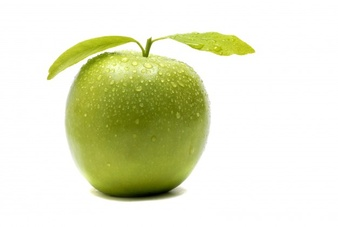
#> input picture apple/1.png, 338 x 227 px
$ python -i toolbox.py   (imports and definitions only)   (Python 2 division)   (older library calls are emulated)
#> lines starting #> are read from the running program, lines starting #| are printed output that depends on the picture; after the words box and inside, x2 and y2 are one past the last pixel; in counts of white or black regions, pixels touching at a corner belong together
#> further down, picture is the input picture: shape (227, 338, 3); mean B, G, R 201.2, 230, 227.1
# -*- coding: utf-8 -*-
import cv2
import numpy as np

def segment_fruit(image):

    # Limiarize cada um dos canais de forma independente
    ret, imR = cv2.threshold(image[:,:,0],0,255, cv2.THRESH_BINARY_INV+cv2.THRESH_OTSU)
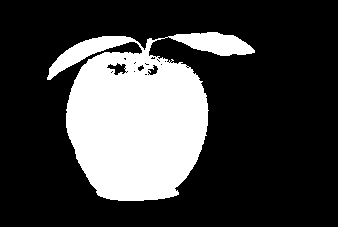
#> imR: shape (227, 338); 25.6% white; 1 white region, box (x1, y1, x2, y2) and area: (47, 32, 255, 201) 19623
#> ret = 152
    ret, imG = cv2.threshold(image[:,:,1],0,255, cv2.THRESH_BINARY_INV+cv2.THRESH_OTSU)
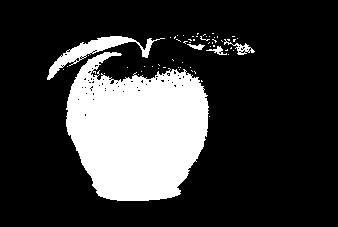
#> imG: shape (227, 338); 21.9% white; 60 white regions (55 under 20 px), largest, box (x1, y1, x2, y2) and area: (66, 52, 209, 201) 15307, (47, 36, 165, 80) 1126, (224, 39, 255, 55) 138, (206, 46, 227, 55) 68, (187, 44, 205, 50) 57
#> ret = 201
    ret, imB = cv2.threshold(image[:,:,2],0,255, cv2.THRESH_BINARY_INV+cv2.THRESH_OTSU)
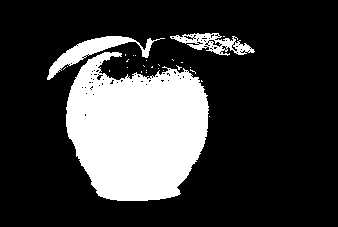
#> imB: shape (227, 338); 23.1% white; 28 white regions (25 under 20 px), largest, box (x1, y1, x2, y2) and area: (66, 52, 209, 201) 15604, (47, 36, 165, 80) 1234, (170, 33, 255, 56) 825
#> ret = 197

    # Combine as segmentações utilizando o operador OR
    segmentation = imR | imG | imB
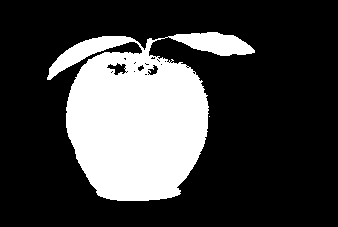
#> segmentation: shape (227, 338); 25.7% white; 2 white regions (1 under 20 px), largest, box (x1, y1, x2, y2) and area: (47, 32, 255, 201) 19713

    # Preencha as regiões que não foram corretamente detectadas
    im_floodfill = segmentation.copy()
    h, w = segmentation.shape[:2]
#> h = 227; w = 338
    maskT = np.zeros((h+2, w+2), np.uint8)
    cv2.floodFill(im_floodfill, maskT, (0,0), 255);
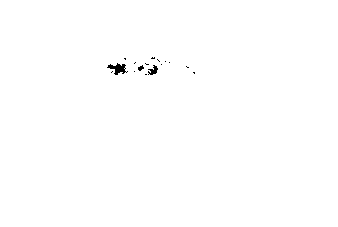
#> im_floodfill: shape (227, 338); 99.7% white; 16 black regions (13 under 20 px), largest, box (x1, y1, x2, y2) and area: (107, 63, 128, 75) 121, (148, 65, 158, 75) 55, (138, 65, 144, 71) 22
    segmentation_filled = segmentation | ~im_floodfill
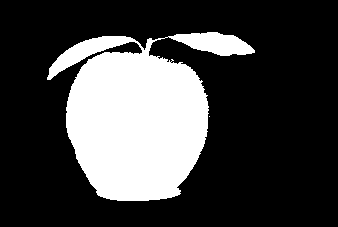
#> segmentation_filled: shape (227, 338); 26% white; 2 white regions (1 under 20 px)

    # Desenhe apenas o maior objeto presente na imagem
    im2, contours, hierarchy = cv2.findContours(segmentation_filled.copy(),cv2.RETR_TREE,cv2.CHAIN_APPROX_SIMPLE)
#> contours = 2 contours, 1 with area under 20; largest, box (x1, y1, x2, y2) and area: (47, 32, 255, 201) 19482
    contours = sorted(contours, key = cv2.contourArea, reverse = True)[:10]

    final_segmentation = np.zeros((h, w), np.uint8)
    cv2.drawContours(final_segmentation, [contours[0]], 0, 1, cv2.FILLED)
#> final_segmentation: shape (227, 338); values 0 (black) and 1 (white), 26% white; 1 white region, box (x1, y1, x2, y2) and area: (47, 32, 255, 201) 19943

    # Retorne a imagem segmentada
    return final_segmentation > 0.5, contours[0]

def get_dominant_color(image, segmentation):

    mask = np.zeros(image.shape[:2], np.uint8) + segmentation
    mean_color = np.uint8(cv2.mean(image, mask=mask))[:3]

    return mean_color

def get_fruit_struct(image, contour):

    x,y,w,h = cv2.boundingRect(contour)
    aspect_ratio = float(w)/h

    return aspect_ratio


# [3 lines not run here, left out]

>>> import cv2
>>> picture = cv2.imread('apple/1.png')
>>> result = segment_fruit(picture)

$ run again, on apple/2.png
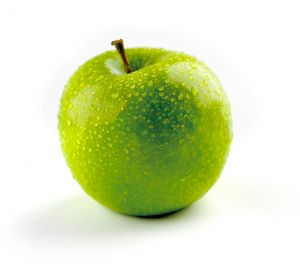
#> input picture apple/2.png, 300 x 273 px
#> picture is the input picture: shape (273, 300, 3); mean B, G, R 184.1, 226.3, 216.1
#> in segment_fruit, `ret, imR = cv2.threshold(image[:,:,0],0,255, cv2.THRESH_BINARY_INV+cv2..`:
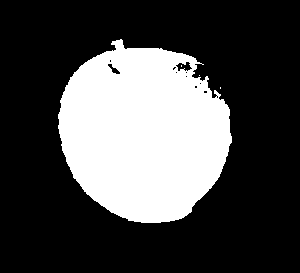
#> imR: shape (273, 300); 28.8% white; 4 white regions (3 under 20 px), largest, box (x1, y1, x2, y2) and area: (58, 39, 232, 223) 23601
#> in segment_fruit, `ret, imR = cv2.threshold(image[:,:,0],0,255, cv2.THRESH_BINARY_INV+cv2..`: ret = 137
#> imG: shape (273, 300); 23.4% white; 41 white regions (38 under 20 px), largest, box (x1, y1, x2, y2) and area: (80, 39, 229, 226) 19067, (163, 61, 176, 65) 25, (77, 77, 81, 86) 21
#> in segment_fruit, `ret, imG = cv2.threshold(image[:,:,1],0,255, cv2.THRESH_BINARY_INV+cv2..`: ret = 200
#> imB: shape (273, 300); 23.9% white; 28 white regions (27 under 20 px), largest, box (x1, y1, x2, y2) and area: (76, 39, 229, 225) 19466
#> in segment_fruit, `ret, imB = cv2.threshold(image[:,:,2],0,255, cv2.THRESH_BINARY_INV+cv2..`: ret = 181
#> segmentation: shape (273, 300); 29.1% white; 4 white regions (3 under 20 px), largest, box (x1, y1, x2, y2) and area: (58, 39, 232, 226) 23859
#> im_floodfill: shape (273, 300); 99.8% white; 11 black regions (9 under 20 px), largest, box (x1, y1, x2, y2) and area: (176, 62, 192, 71) 82, (108, 64, 120, 74) 45
#> in segment_fruit, `segmentation_filled = segmentation | ~im_floodfill`:
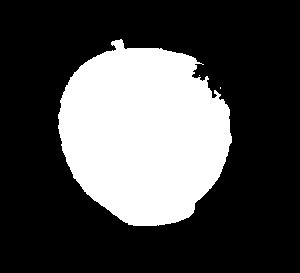
#> segmentation_filled: shape (273, 300); 29.3% white; 3 white regions (2 under 20 px)
#> contours = 3 contours, 2 with area under 20; largest, box (x1, y1, x2, y2) and area: (58, 39, 232, 226) 23710
#> final_segmentation: shape (273, 300); values 0 (black) and 1 (white), 29.3% white; 1 white region, box (x1, y1, x2, y2) and area: (58, 39, 232, 226) 24010

$ run again, on apple/3.png
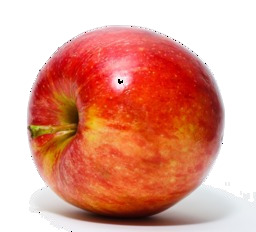
#> input picture apple/3.png, 256 x 232 px
#> picture is the input picture: shape (232, 256, 3); mean B, G, R 143.5, 159.7, 224.8
#> in segment_fruit, `ret, imR = cv2.threshold(image[:,:,0],0,255, cv2.THRESH_BINARY_INV+cv2..`:
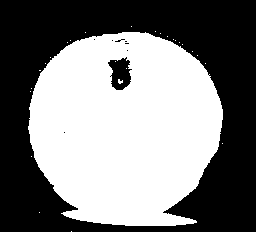
#> imR: shape (232, 256); 49.3% white; 27 white regions (26 under 20 px), largest, box (x1, y1, x2, y2) and area: (28, 32, 223, 226) 29241
#> in segment_fruit, `ret, imR = cv2.threshold(image[:,:,0],0,255, cv2.THRESH_BINARY_INV+cv2..`: ret = 142
#> imG: shape (232, 256); 50.1% white; 17 black regions (11 under 20 px), largest, box (x1, y1, x2, y2) and area: (0, 0, 256, 232) 28993, (86, 118, 108, 143) 256, (112, 70, 131, 90) 252, (112, 60, 126, 68) 66, (31, 126, 49, 130) 41, (59, 131, 69, 135) 21
#> in segment_fruit, `ret, imG = cv2.threshold(image[:,:,1],0,255, cv2.THRESH_BINARY_INV+cv2..`: ret = 159
#> imB: shape (232, 256); 18.1% white; 172 white regions (165 under 20 px), largest, box (x1, y1, x2, y2) and area: (166, 43, 224, 159) 3443, (27, 58, 90, 170) 3414, (52, 181, 220, 227) 3379
#> in segment_fruit, `ret, imB = cv2.threshold(image[:,:,2],0,255, cv2.THRESH_BINARY_INV+cv2..`: ret = 199
#> segmentation: shape (232, 256); 51.7% white; 9 black regions (6 under 20 px), largest, box (x1, y1, x2, y2) and area: (0, 0, 256, 232) 28365, (112, 70, 131, 90) 251, (112, 60, 126, 68) 66
#> im_floodfill: shape (232, 256); 99.4% white; 12 black regions (10 under 20 px), largest, box (x1, y1, x2, y2) and area: (112, 70, 131, 90) 251, (112, 60, 126, 68) 66
#> in segment_fruit, `segmentation_filled = segmentation | ~im_floodfill`:
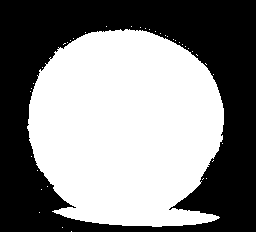
#> segmentation_filled: shape (232, 256); 52.3% white; 1 black region
#> in segment_fruit, `im2, contours, hierarchy = cv2.findContours(segmentation_filled.copy()..`: contours = 40 contours, 39 with area under 20; largest, box (x1, y1, x2, y2) and area: (27, 29, 224, 227) 30618
#> in segment_fruit, `contours = sorted(contours, key = cv2.contourArea, reverse = True)[:10]`: contours = 10 contours, 9 with area under 20; largest, box (x1, y1, x2, y2) and area: (27, 29, 224, 227) 30618
#> final_segmentation: shape (232, 256); values 0 (black) and 1 (white), 52.2% white; 1 black region, box (x1, y1, x2, y2) and area: (0, 0, 256, 232) 28404
